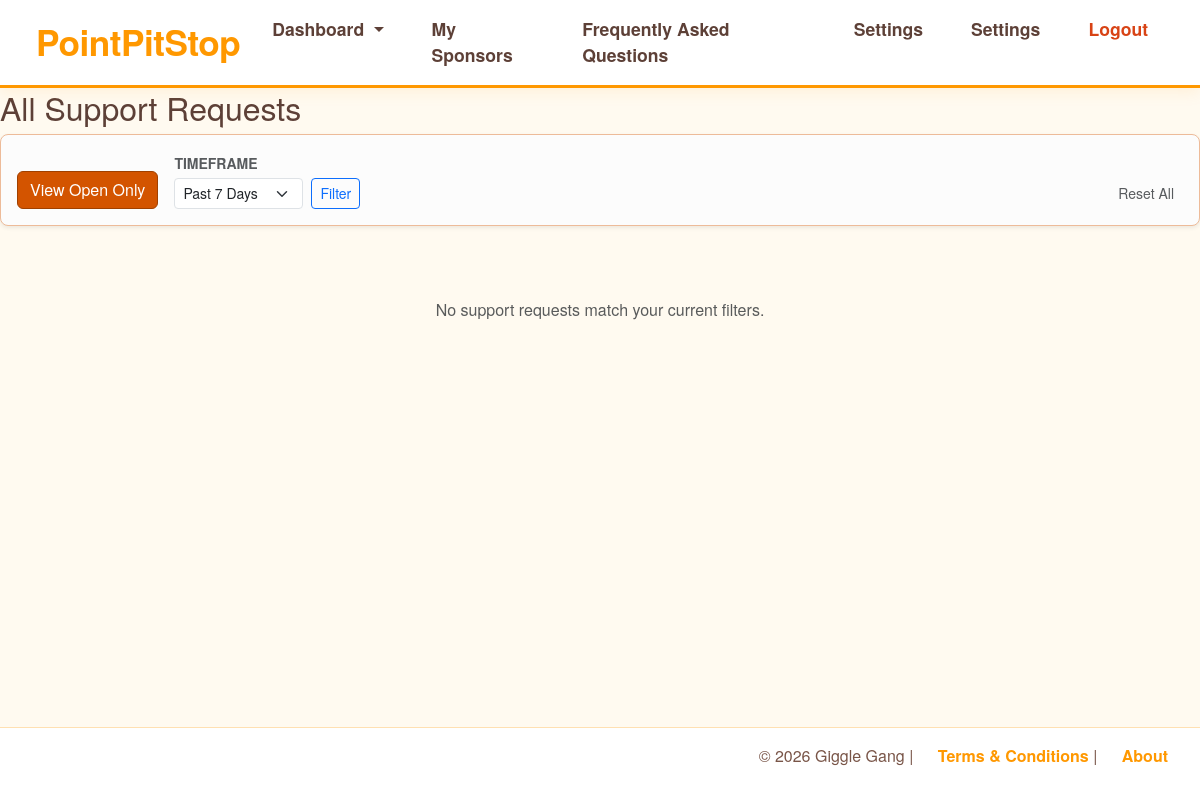
The app's page /admin/requests (signed in), older data.
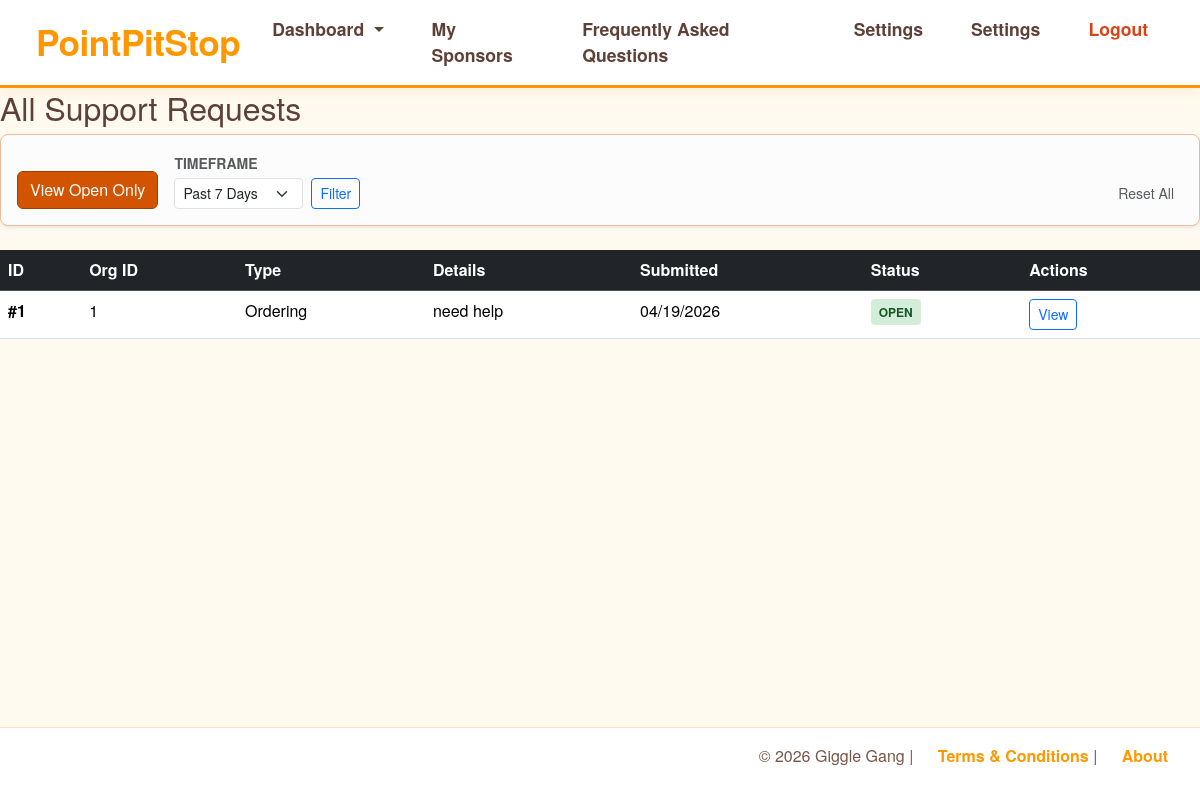
The same page, newer data.
### models.py (models this page shows)
class SupportRequest(db.Model):
    __tablename__ = "support_requests"
    req_id = db.Column(db.Integer, primary_key = True)
    source_id = db.Column(db.Integer, nullable = False)
    source_org = db.Column(db.Integer, nullable = False)
    req_type = db.Column(db.String(100), nullable = False)
    req_details = db.Column(db.String(10000), nullable = False)
    creation_date = db.Column(db.DateTime, nullable = False, default=datetime.now)
    status = db.Column(db.String(20), nullable=False, default="Open")

### support.py (the view)
@supp_bp.route('/admin/requests', methods=['GET'])
@login_required
def admin_view_requests():
    all_requests = SupportRequest.query.order_by(SupportRequest.creation_date.desc()).all()
    return render_template('support/admin_supp_req_view.html', requests=all_requests)

### app.py (called while the page is built)
@login_manager.user_loader
def load_user(user_id):
    return db.session.get(Users, int(user_id))

### templates/support/admin_supp_req_view.html (shortened to what this page needs)
{% extends "base.html" %}
{% block body %}
    <h2>All Support Requests</h2>
    <div class="filter-section p-3 mb-4 shadow-sm">
        <div class="row g-3 align-items-end">
            <div class="col-auto">
                <form action="{{ url_for('support.admin_view_requests_open') }}" method="GET">
                    <button type="submit" class="btn btn-primary">View Open Only</button>
                </form>
            </div>
            <div class="col-auto">
                <form action="{{ url_for('support.admin_view_requests_prevDays') }}" method="GET" class="d-flex align-items-end gap-2">
                    <div>
                        <label for="prevDays" class="form-label small fw-bold text-uppercase text-muted mb-1">Timeframe</label>
                        <select name="prevDays" id="prevDays" class="form-select form-select-sm">
                            <option value="7">Past 7 Days</option>
                        </select>
                    </div>
                    <button type="submit" class="btn btn-sm btn-outline-primary">Filter</button>
                </form>
            </div>
            <div class="col text-end">
                <a href="{{ url_for('support.admin_view_requests') }}" class="btn btn-sm btn-link text-muted text-decoration-none">Reset All</a>
            </div>
        </div>
    </div>
    {% if requests %}
    <table class="table table-hover report-table">
        <thead class="table-dark">
            <tr>
                <th>ID</th>
                <th>Org ID</th>
                <th>Type</th>
                <th>Details</th>
                <th>Submitted</th>
                <th>Status</th>
                <th>Actions</th>
            </tr>
        </thead>
        <tbody>
            {% for request in requests %}
            <tr>
                <td><strong>#{{ request.req_id }}</strong></td>
                <td>{{ request.source_org }}</td>
                <td>{{ request.req_type.replace('_', ' ').title() }}</td>
                <td class="text-truncate" style="max-width: 200px;">{{ request.req_details }}</td>
                <td>{{ request.creation_date.strftime('%m/%d/%Y') if request.creation_date else 'N/A' }}</td>
                <td>
                    <span class="status-badge {{ 'status-open' if request.status|lower == 'open' else 'status-closed' }}">
                        {{ request.status }}
                    </span>
                </td>
                <td>
                    <a href="{{ url_for('support.view_req_details', req_id=request.req_id) }}" class="btn btn-sm btn-outline-primary">View</a>
                </td>
            </tr>
            {% endfor %}
        </tbody>
    </table>
    {% else %}
    <p class="text-muted text-center py-5">No support requests match your current filters.</p>
    {% endif %}
{% endblock %}

Row changes from the older to the newer data that the page shows:
added SupportRequest: req_id "1", source_org "1", req_type.replace "Ordering", req_details "need help", creation_date "04/19/2026", status "OPEN"
Text that changed along with them:
text no longer shown: "No support requests match your current filters."
text now shown: "ID Org ID Type Details Submitted Status Actions"
